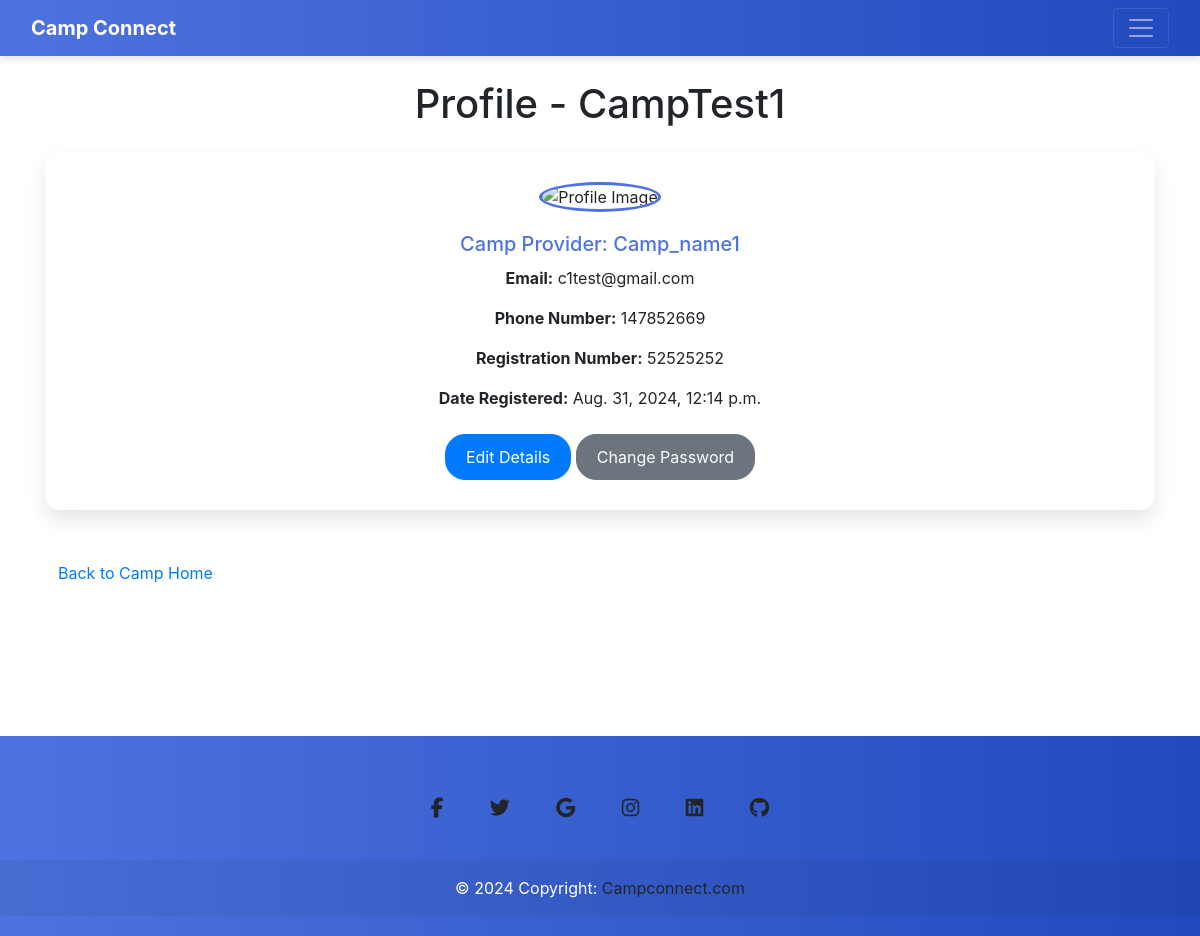
Page /Camp/profile/ (signed in) on the earlier database version.
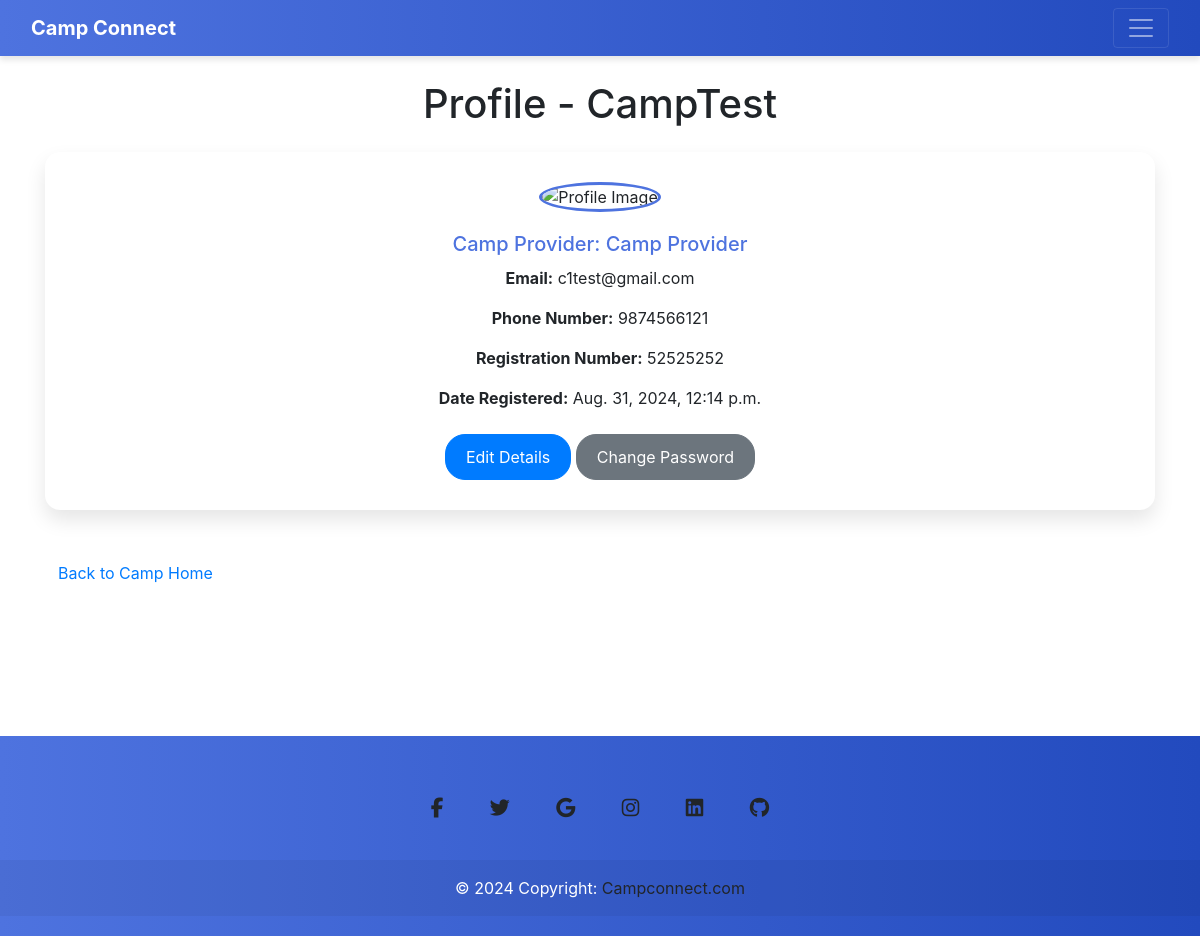
Same page on the later database version.
### Camp/models.py (models this page shows)
class Camp(models.Model):
    camp_name = models.CharField(max_length=150)
    email = models.EmailField(unique=True)
    phone_number = models.CharField(max_length=15)
    camp_regno = models.CharField(max_length=100, unique=True)
    camp_provider_name = models.CharField(max_length=150)
    password = models.CharField(max_length=100)
    date_registered = models.DateTimeField(auto_now_add=True)
    vstatus=models.IntegerField(default=0)

### Camp/views.py (the view)
# urls.py: path('profile/',views. camp_profile_view, name='camp_profile'),
def camp_profile_view(request):
    camp_id = request.session.get('Cid')
    if not camp_id:
        return HttpResponseForbidden("You are not logged in.")
    camp = Camp.objects.filter(id=camp_id).first()
    if not camp:
        return HttpResponseForbidden("camp not found.")
    return render(request, 'Camp/camp_profile.html', {'camp': camp})

### Camp/templates/Camp/camp_profile.html (shortened to what this page needs)
{% extends "Camp/base.html"%}
{% block navbar%}
<!DOCTYPE html>
<html lang="en">
<head>
    <link href="https://stackpath.bootstrapcdn.com/bootstrap/4.5.2/css/bootstrap.min.css" rel="stylesheet">
</head>
<body>
    <div class="container mt-4">
      <h1 class="mb-4 text-center">Profile - {{ camp.camp_name }}</h1>
      <div class="profile-card">
          <img src="https://i.postimg.cc/hvbM65bY/th.jpg" alt="Profile Image">
          <h5 class="card-title">Camp Provider: {{ camp.camp_provider_name }}</h5>
          <p class="card-text"><strong>Email:</strong> {{ camp.email }}</p>
          <p class="card-text"><strong>Phone Number:</strong> {{ camp.phone_number }}</p>
          <p class="card-text"><strong>Registration Number:</strong> {{ camp.camp_regno }}</p>
          <p class="card-text"><strong>Date Registered:</strong> {{ camp.date_registered }}</p>
          <div class="mt-4">
              <a href="{% url 'Camp:edit_camp_details' camp.id %}" class="btn btn-custom btn-primary">Edit Details</a>
              <a href="{% url 'Camp:change_camp_password' camp.id %}" class="btn btn-custom btn-secondary">Change Password</a>
          </div>
      </div>
      <a href="{% url 'Camp:Camp_home' %}" class="btn btn-link mt-4">Back to Camp Home</a>
  </div>
<br><br><br><br><br><br>
<footer class="text-center bg-body-tertiary">
    <div class="container pt-4">
      <section class="mb-4">
        <a
          data-mdb-ripple-init
          class="btn btn-link btn-floating btn-lg text-body m-1"
          href="#!"
          role="button"
          data-mdb-ripple-color="dark"
          ><i class="fab fa-facebook-f"></i
        ></a>
        <a
          data-mdb-ripple-init
          class="btn btn-link btn-floating btn-lg text-body m-1"
          href="#!"
          role="button"
          data-mdb-ripple-color="dark"
          ><i class="fab fa-twitter"></i
        ></a>
        <a
          data-mdb-ripple-init
          class="btn btn-link btn-floating btn-lg text-body m-1"
          href="#!"
          role="button"
          data-mdb-ripple-color="dark"
          ><i class="fab fa-google"></i
        ></a>
        <a
          data-mdb-ripple-init
          class="btn btn-link btn-floating btn-lg text-body m-1"
          href="#!"
          role="button"
          data-mdb-ripple-color="dark"
          ><i class="fab fa-instagram"></i
        ></a>
        <a
          data-mdb-ripple-init
          class="btn btn-link btn-floating btn-lg text-body m-1"
          href="#!"
          role="button"
          data-mdb-ripple-color="dark"
          ><i class="fab fa-linkedin"></i
        ></a>
        <a
          data-mdb-ripple-init
          class="btn btn-link btn-floating btn-lg text-body m-1"
          href="#!"
          role="button"
          data-mdb-ripple-color="dark"
          ><i class="fab fa-github"></i
        ></a>
      </section>
    </div>
    <div class="text-center p-3" style="background-color: rgba(0, 0, 0, 0.05);">
      © 2024 Copyright:
      <a class="text-body" href="www.campconnect.com">Campconnect.com</a>
    </div>
  </footer>
</body>
</html>  {% endblock navbar%}

Differences in the rows shown:
changed Camp "c1test@gmail.com": camp_name "CampTest1" → "CampTest"; camp_provider_name "Camp_name1" → "Camp Provider"; phone_number "147852669" → "9874566121"
